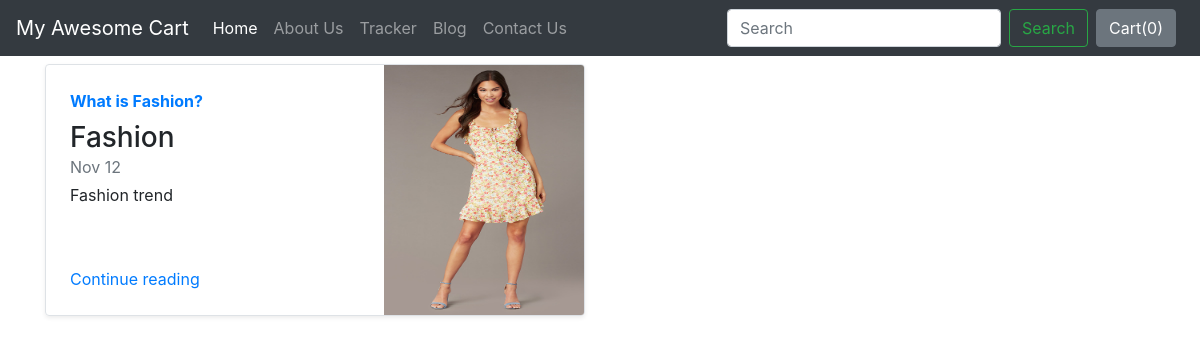
Screenshot of /blog/ with the database file from the repository.
### blog/models.py (models this page shows)
class Blogpost(models.Model):
    post_id = models.AutoField(primary_key= True)
    title = models.CharField(max_length=50)
    head0 = models.CharField(max_length=500, default="")
    chead0 = models.CharField(max_length=5000, default="")
    head1 = models.CharField(max_length=500, default="")
    chead1 = models.CharField(max_length=5000, default="")
    head2 = models.CharField(max_length=500, default="")
    chead2 = models.CharField(max_length=5000, default="")
    pub_date = models.DateField()
    thumbnail = models.ImageField(upload_to='shop/images', default="")
    def __str__(self):
        return self.title

### blog/views.py (the view)
# urls.py: path("", views.index, name="ShopHome"),
def index(request):
    myposts= Blogpost.objects.all()
    print(myposts)
    return render(request, 'blog/index.html',{'myposts':myposts})

### blog/templates/blog/index.html (shortened to what this page needs)
{% extends 'blog/basic.html' %}
{% block body %}
<div class="container">
<div class="row my-2">
    {% for item in myposts %}
        <div class="col-md-6">
            <div
                class="row no-gutters border rounded overflow-hidden flex-md-row mb-4 shadow-sm h-md-250 position-relative">
                <div class="col p-4 d-flex flex-column position-static">
                    <strong class="d-inline-block mb-2 text-primary">{{item.head0}}</strong>
                    <h3 class="mb-0">{{item.title}}</h3>
                    <div class="mb-1 text-muted">Nov 12</div>
                    <p class="card-text mb-auto">{{item.head1}}</p>
                    <a href="blogpost/{{item.post_id}}" class="stretched-link">Continue reading</a>
                </div>
                <div class="col-auto d-none d-lg-block">
                    <img src="/media/{{item.thumbnail}}" class="bd-placeholder-img" width="200" height="250"
                        aria-label="Placeholder: Thumbnail"/>
                </div>
            </div>
        </div>
    {% endfor %}
    {% endblock %}

### rows the page displays
Blogpost: head0 "What is Fashion?", title "Fashion", head1 "Fashion trend", thumbnail (picture)
